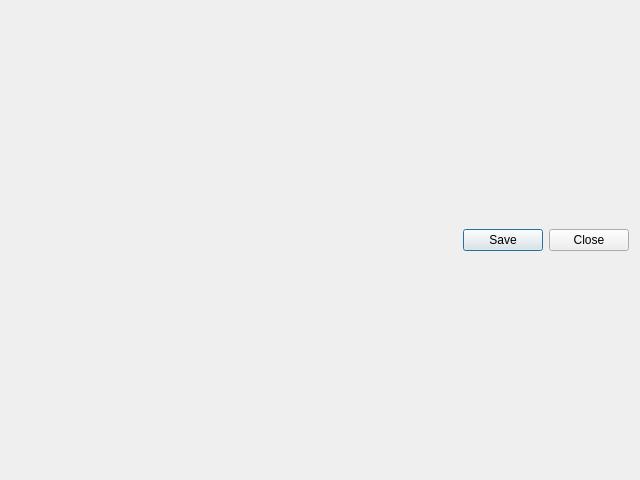
<?xml version="1.0" encoding="UTF-8"?>
<ui version="4.0">
 <class>ExportDialog</class>
 <widget class="QDialog" name="ExportDialog">
  <property name="geometry">
   <rect>
    <x>0</x>
    <y>0</y>
    <width>640</width>
    <height>480</height>
   </rect>
  </property>
  <property name="windowTitle">
   <string>Dialog</string>
  </property>
  <layout class="QVBoxLayout" name="verticalLayout">
   <item>
    <layout class="QVBoxLayout" name="verticalLayoutMain"/>
   </item>
   <item>
    <widget class="QDialogButtonBox" name="buttonBoxBottom">
     <property name="orientation">
      <enum>Qt::Horizontal</enum>
     </property>
     <property name="standardButtons">
      <set>QDialogButtonBox::Close|QDialogButtonBox::Save</set>
     </property>
     <property name="centerButtons">
      <bool>false</bool>
     </property>
    </widget>
   </item>
  </layout>
 </widget>
 <resources/>
 <connections>
  <connection>
   <sender>buttonBoxBottom</sender>
   <signal>accepted()</signal>
   <receiver>ExportDialog</receiver>
   <slot>accept()</slot>
   <hints>
    <hint type="sourcelabel">
     <x>248</x>
     <y>254</y>
    </hint>
    <hint type="destinationlabel">
     <x>157</x>
     <y>274</y>
    </hint>
   </hints>
  </connection>
  <connection>
   <sender>buttonBoxBottom</sender>
   <signal>rejected()</signal>
   <receiver>ExportDialog</receiver>
   <slot>reject()</slot>
   <hints>
    <hint type="sourcelabel">
     <x>316</x>
     <y>260</y>
    </hint>
    <hint type="destinationlabel">
     <x>286</x>
     <y>274</y>
    </hint>
   </hints>
  </connection>
 </connections>
</ui>
